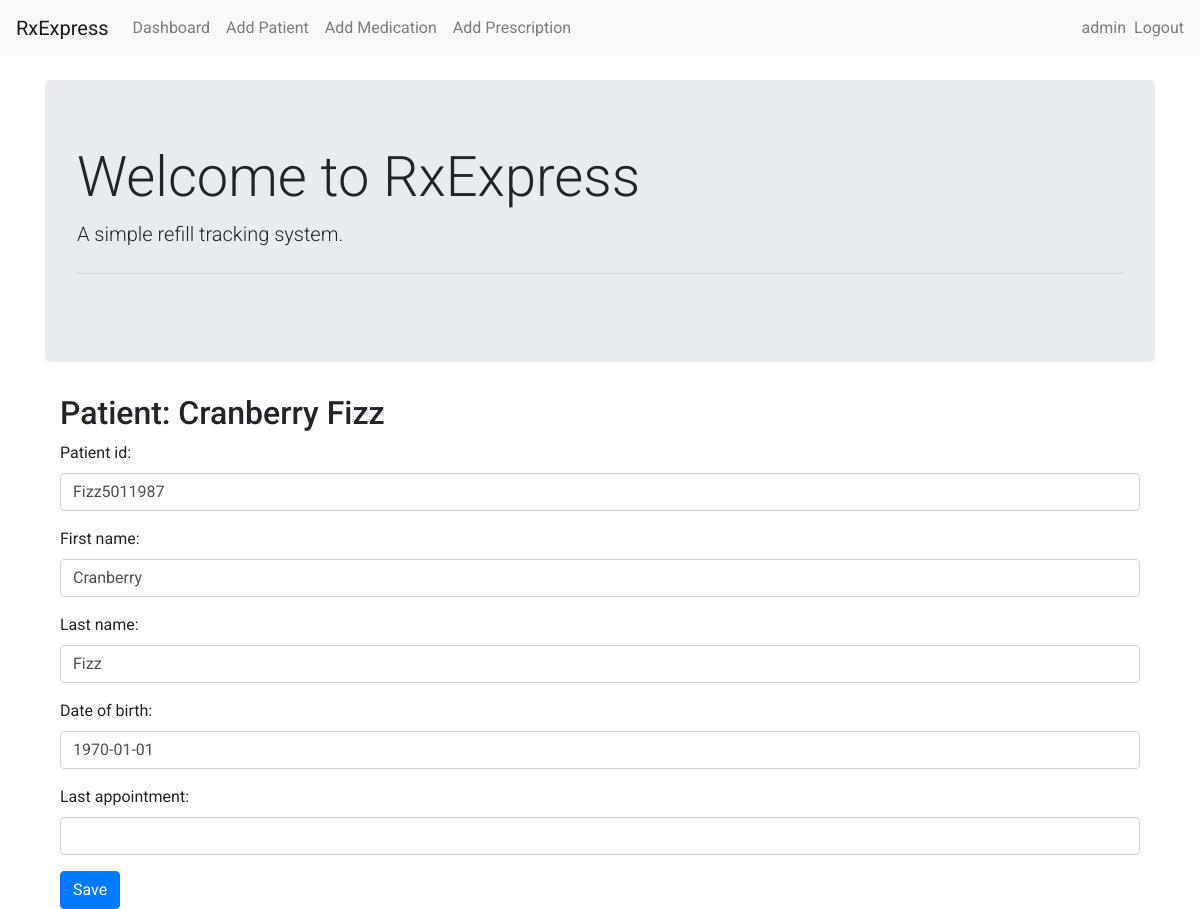
The page /patients/5/ (signed in) on the database its author committed.
### rxexpress/models.py (models this page shows, shortened)
class Patient(models.Model):
    patient_id = models.CharField(max_length=50, unique=True, null=True, blank=True)
    first_name = models.CharField(max_length=50)
    last_name = models.CharField(max_length=50)
    date_of_birth = models.DateField(null=True, blank=True)
    last_appointment = models.DateField(null=True, blank=True)
    last_fill_date = models.DateField(null=True, blank=True)

### rxexpress/views.py (the view)
# urls.py: path('patients/<int:pk>/', views.patient_detail_view, name='patient_detail'),
@login_required
def patient_detail_view(request, pk):
    patient = get_object_or_404(Patient, pk=pk)
    prescriptions = patient.prescriptions.select_related('medication')
    if request.method == 'POST':
        form = PatientForm(request.POST, instance=patient)
        if form.is_valid():
            form.save()
            return redirect('patient_detail', pk=patient.pk)
    else:
        form = PatientForm(instance=patient)
    return render(request, 'patient_detail.html', {'patient': patient, 'form': form, 'prescriptions': prescriptions})

### rxexpress/forms.py
class PatientForm(forms.ModelForm):
    class Meta:
        model = Patient
        fields = ['patient_id', 'first_name', 'last_name', 'date_of_birth', 'last_appointment']
        widgets = {
            'patient_id': forms.TextInput(attrs={'class': 'form-control'}),
            'first_name': forms.TextInput(attrs={'class': 'form-control'}),
            'last_name': forms.TextInput(attrs={'class': 'form-control'}),
            'date_of_birth': forms.TextInput(attrs={'class': 'form-control'}),
            'last_appointment': forms.TextInput(attrs={'class': 'form-control'})
        }

### rxexpress/templates/patient_detail.html (shortened to what this page needs)
{% extends "index.html" %}
{% block content %}
<div class="container mt-4">
  <h2>Patient: {{ patient.first_name }} {{ patient.last_name }}</h2>
  <form method="post">
    {{ form.as_p }}
    <button class="btn btn-primary" type="submit">Save</button>
  </form>
</div>
{% endblock %}

### rxexpress/templates/index.html (shortened to what this page needs)
<!DOCTYPE html>
<html lang="en">
<head>
        <link rel="stylesheet" href="https://cdn.jsdelivr.net/npm/bootstrap@4.6.2/dist/css/bootstrap.min.css">
    </head>
<body>
<nav class="navbar navbar-expand-lg navbar-light bg-light">
    <a class="navbar-brand" href="/">RxExpress</a>
    <div class="collapse navbar-collapse">
        <ul class="navbar-nav mr-auto">
            <li class="nav-item"><a class="nav-link" href="/dashboard/">Dashboard</a></li>
            <li class="nav-item"><a class="nav-link" href="/add-patient/">Add Patient</a></li>
            <li class="nav-item"><a class="nav-link" href="/add-medication/">Add Medication</a></li>
            <li class="nav-item"><a class="nav-link" href="/add-prescription/">Add Prescription</a></li>
        </ul>
        <ul class="navbar-nav ml-auto align-items-center">
            {% if user.is_authenticated %}
                <li class="nav-item">
                    <span class="nav-item">
                        <span class="nav-link">{{ user.username}}</span>
                </li>
                <li class="nav-item">
                    <form method='post' action="{% url 'logout' %}" style="display: inline;">
                        <button type="submit"
                                class="nav-link btn btn-link"
                                style="padding: 0; border: none; background: none; cursor: pointer;">
                            Logout
                        </button>
                    </form>
                </li>
            {% else %}
                <li class="nav-item">
                    <a class="nav-link" href="{% url 'login' %}">Login</a>
                </li>
            {% endif %}
        </ul>
    </div>
</nav>
<div class="container mt-4">
    <div class="jumbotron">
        <h1 class="display-4">Welcome to RxExpress</h1>
        <p class="lead">A simple refill tracking system.</p>
        <hr class="my-4">
    </div>
    {% block content %}{% endblock %}
</div>
</body>
</html>

### rxexpress/templates/index.html (style rules this page uses)
body { font-family: "Roboto", sans-serif; }

### rows shown on the page
Patient: first_name "Cranberry", last_name "Fizz", patient_id "Fizz5011987", date_of_birth "1970-01-01"

### other values the page prints
{{ user.username }} "admin"
